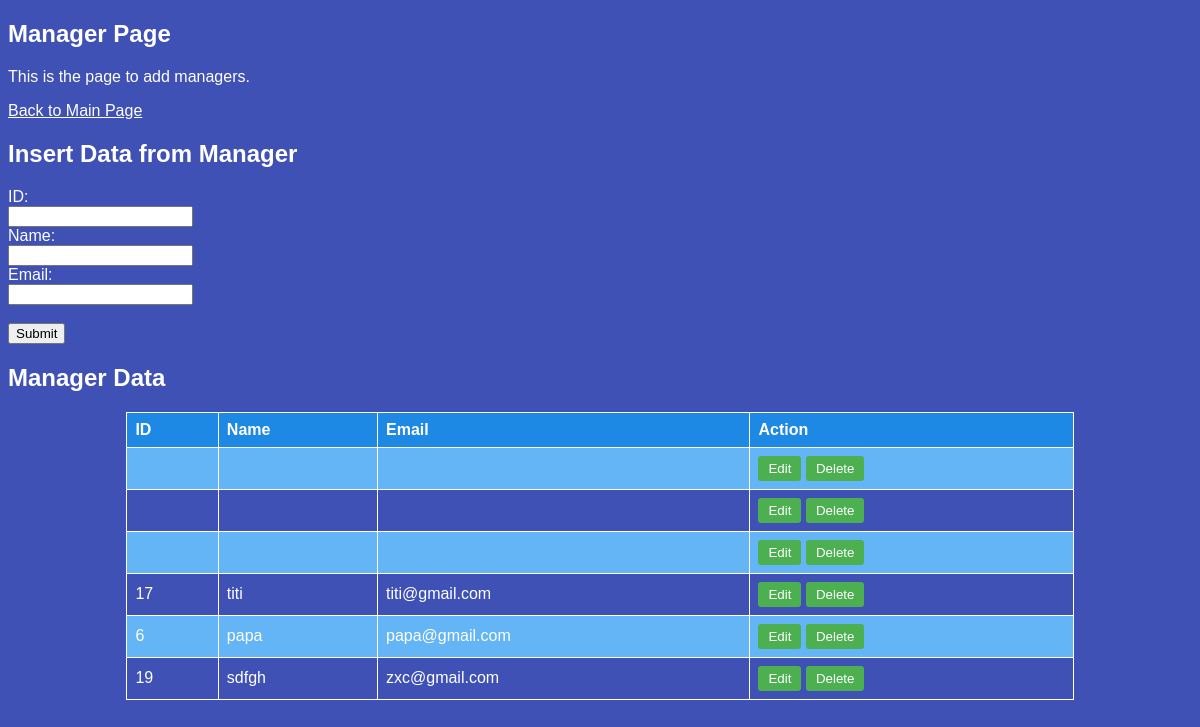
/manager.php, run on the app's committed database.
### tables this page shows
CREATE TABLE `manager` (
  `id` varchar(200) DEFAULT NULL,
  `name` varchar(220) DEFAULT NULL,
  `email` varchar(220) DEFAULT NULL
);

### manager.php (the view, shortened to what this page needs)
<?php
$host = "127.0.0.1";
$username = "root";
$password = "";
$database = "housemaid";
$conn = new mysqli($host, $username, $password, $database);
$sql = "SELECT id, name, email FROM manager";
$result = $conn->query($sql);
?>
<!DOCTYPE html>
<html lang="en">
<head>
</head>
<body>
    <h2>Manager Page</h2>
    <p>This is the page to add managers.</p>
    <a href="home1.php">Back to Main Page</a>
    <h2>Insert Data from Manager</h2>
    <form method="post" action="<?php echo htmlspecialchars($_SERVER["PHP_SELF"]); ?>">
        <label for="id">ID:</label><br>
        <input type="text" id="id" name="id"><br>
        <label for="name">Name:</label><br>
        <input type="text" id="name" name="name"><br>
        <label for="email">Email:</label><br>
        <input type="text" id="email" name="email"><br><br>
        <input type="submit" value="Submit">
    </form>
    <h2>Manager Data</h2>
    <table>
        <tr>
            <th>ID</th>
            <th>Name</th>
            <th>Email</th>
            <th>Action</th>
        </tr>
        <?php
        if ($result->num_rows > 0) {
            while($row = $result->fetch_assoc()) {
                echo "<tr>";
                echo "<td>".$row["id"]."</td>";
                echo "<td>".$row["name"]."</td>";
                echo "<td>".$row["email"]."</td>";
                echo "<td><button class='btn' onclick='editRecord(".$row["id"].")'>Edit</button> <button class='btn' onclick='deleteRecord(".$row["id"].")'>Delete</button></td>";
                echo "</tr>";
            }
        } else {
            echo "<tr><td colspan='4'>No data found</td></tr>";
        }
        ?>
    </table>
</body>
</html>

### manager.php (style rules this page uses)
body { background-color: #3f51b5; color: #fff; font-family: Arial, sans-serif; }
h2 { color: #fff; }
a { color: #fff; }
table { border-collapse: collapse; width: 80%; margin: 20px auto; }
th, td { border: 1px solid #fff; padding: 8px; text-align: left; }
th { background-color: #1e88e5; }
tr:nth-child(even) { background-color: #64b5f6; }
.btn { cursor: pointer; padding: 5px 10px; background-color: #4CAF50; color: white; border: none; border-radius: 3px; }

### data on the page
manager: id "17", name "titi", email "titi@gmail.com"
manager: id "6", name "papa", email "papa@gmail.com"
manager: id "19", name "sdfgh", email "zxc@gmail.com"
